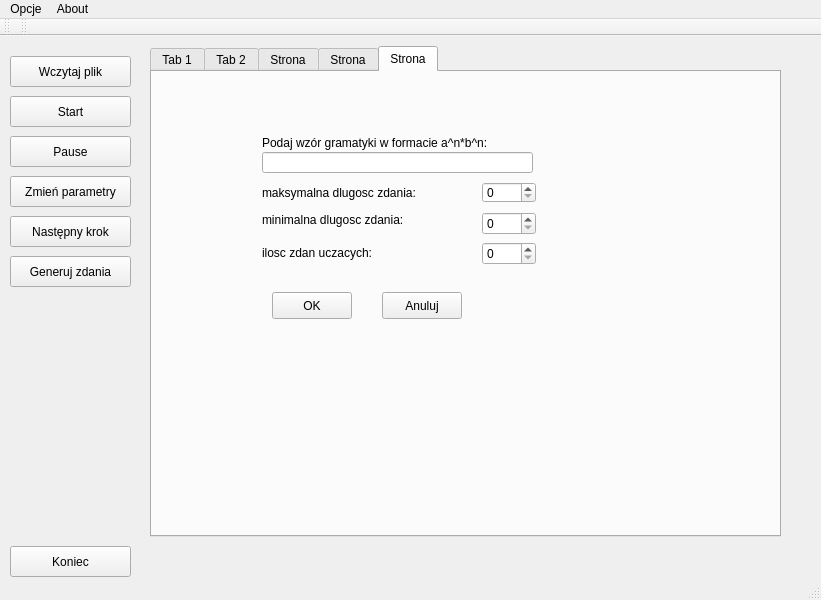
<ui version="4.0" >
 <class>GCS</class>
 <widget class="QMainWindow" name="GCS" >
  <property name="geometry" >
   <rect>
    <x>0</x>
    <y>0</y>
    <width>821</width>
    <height>600</height>
   </rect>
  </property>
  <property name="windowTitle" >
   <string>MainWindow</string>
  </property>
  <widget class="QWidget" name="centralwidget" >
   <widget class="QTabWidget" name="window_CYK" >
    <property name="geometry" >
     <rect>
      <x>150</x>
      <y>10</y>
      <width>631</width>
      <height>491</height>
     </rect>
    </property>
    <property name="currentIndex" >
     <number>4</number>
    </property>
    <widget class="QWidget" name="tab" >
     <attribute name="title" >
      <string>Tab 1</string>
     </attribute>
     <widget class="QTextBrowser" name="window_cyk" >
      <property name="geometry" >
       <rect>
        <x>0</x>
        <y>0</y>
        <width>631</width>
        <height>471</height>
       </rect>
      </property>
     </widget>
    </widget>
    <widget class="QWidget" name="tab_2" >
     <attribute name="title" >
      <string>Tab 2</string>
     </attribute>
     <widget class="QTextBrowser" name="window_grammar" >
      <property name="geometry" >
       <rect>
        <x>0</x>
        <y>0</y>
        <width>631</width>
        <height>471</height>
       </rect>
      </property>
     </widget>
    </widget>
    <widget class="QWidget" name="tab_3" >
     <attribute name="title" >
      <string>Strona</string>
     </attribute>
     <widget class="QTextBrowser" name="window_file" >
      <property name="geometry" >
       <rect>
        <x>0</x>
        <y>0</y>
        <width>631</width>
        <height>471</height>
       </rect>
      </property>
     </widget>
    </widget>
    <widget class="QWidget" name="tab_4" >
     <attribute name="title" >
      <string>Strona</string>
     </attribute>
     <widget class="QSpinBox" name="numberOfLoops" >
      <property name="geometry" >
       <rect>
        <x>70</x>
        <y>30</y>
        <width>42</width>
        <height>22</height>
       </rect>
      </property>
      <property name="maximum" >
       <number>10000</number>
      </property>
      <property name="value" >
       <number>1</number>
      </property>
     </widget>
     <widget class="QLabel" name="label" >
      <property name="geometry" >
       <rect>
        <x>10</x>
        <y>30</y>
        <width>61</width>
        <height>20</height>
       </rect>
      </property>
      <property name="text" >
       <string>Liczba pętli</string>
      </property>
     </widget>
     <widget class="QPushButton" name="propertiesAccept" >
      <property name="geometry" >
       <rect>
        <x>540</x>
        <y>430</y>
        <width>75</width>
        <height>23</height>
       </rect>
      </property>
      <property name="text" >
       <string>Akceptuj</string>
      </property>
     </widget>
     <widget class="QPushButton" name="propertiesCancel" >
      <property name="geometry" >
       <rect>
        <x>450</x>
        <y>430</y>
        <width>75</width>
        <height>23</height>
       </rect>
      </property>
      <property name="text" >
       <string>Anuluj</string>
      </property>
     </widget>
     <widget class="QLabel" name="label_2" >
      <property name="geometry" >
       <rect>
        <x>150</x>
        <y>30</y>
        <width>61</width>
        <height>20</height>
       </rect>
      </property>
      <property name="text" >
       <string>Pk</string>
      </property>
     </widget>
     <widget class="QLabel" name="label_3" >
      <property name="geometry" >
       <rect>
        <x>150</x>
        <y>50</y>
        <width>61</width>
        <height>20</height>
       </rect>
      </property>
      <property name="text" >
       <string>Pm</string>
      </property>
     </widget>
     <widget class="QLabel" name="label_4" >
      <property name="geometry" >
       <rect>
        <x>150</x>
        <y>70</y>
        <width>61</width>
        <height>20</height>
       </rect>
      </property>
      <property name="text" >
       <string>Pi</string>
      </property>
     </widget>
     <widget class="QLabel" name="label_5" >
      <property name="geometry" >
       <rect>
        <x>150</x>
        <y>90</y>
        <width>61</width>
        <height>20</height>
       </rect>
      </property>
      <property name="text" >
       <string>Pa</string>
      </property>
     </widget>
     <widget class="QDoubleSpinBox" name="Pk" >
      <property name="geometry" >
       <rect>
        <x>180</x>
        <y>30</y>
        <width>62</width>
        <height>22</height>
       </rect>
      </property>
      <property name="decimals" >
       <number>2</number>
      </property>
      <property name="maximum" >
       <double>1.000000000000000</double>
      </property>
      <property name="singleStep" >
       <double>0.010000000000000</double>
      </property>
      <property name="value" >
       <double>0.000000000000000</double>
      </property>
     </widget>
     <widget class="QDoubleSpinBox" name="Pm" >
      <property name="geometry" >
       <rect>
        <x>180</x>
        <y>50</y>
        <width>62</width>
        <height>22</height>
       </rect>
      </property>
      <property name="maximum" >
       <double>1.000000000000000</double>
      </property>
      <property name="singleStep" >
       <double>0.010000000000000</double>
      </property>
     </widget>
     <widget class="QDoubleSpinBox" name="Pi" >
      <property name="geometry" >
       <rect>
        <x>180</x>
        <y>70</y>
        <width>62</width>
        <height>22</height>
       </rect>
      </property>
      <property name="maximum" >
       <double>1.000000000000000</double>
      </property>
      <property name="singleStep" >
       <double>0.010000000000000</double>
      </property>
     </widget>
     <widget class="QDoubleSpinBox" name="Pa" >
      <property name="geometry" >
       <rect>
        <x>180</x>
        <y>90</y>
        <width>62</width>
        <height>22</height>
       </rect>
      </property>
      <property name="maximum" >
       <double>1.000000000000000</double>
      </property>
      <property name="singleStep" >
       <double>0.010000000000000</double>
      </property>
     </widget>
     <widget class="QLabel" name="label_6" >
      <property name="geometry" >
       <rect>
        <x>10</x>
        <y>10</y>
        <width>61</width>
        <height>20</height>
       </rect>
      </property>
      <property name="text" >
       <string>Ogólne:</string>
      </property>
     </widget>
     <widget class="QLabel" name="label_7" >
      <property name="geometry" >
       <rect>
        <x>130</x>
        <y>10</y>
        <width>111</width>
        <height>20</height>
       </rect>
      </property>
      <property name="text" >
       <string>Algorytm gentyczny:</string>
      </property>
     </widget>
     <widget class="QLabel" name="label_8" >
      <property name="geometry" >
       <rect>
        <x>270</x>
        <y>10</y>
        <width>111</width>
        <height>20</height>
       </rect>
      </property>
      <property name="text" >
       <string>Algorytm ścisku:</string>
      </property>
     </widget>
     <widget class="QLabel" name="label_9" >
      <property name="geometry" >
       <rect>
        <x>270</x>
        <y>30</y>
        <width>61</width>
        <height>20</height>
       </rect>
      </property>
      <property name="text" >
       <string>cf</string>
      </property>
     </widget>
     <widget class="QLabel" name="label_10" >
      <property name="geometry" >
       <rect>
        <x>270</x>
        <y>50</y>
        <width>61</width>
        <height>20</height>
       </rect>
      </property>
      <property name="text" >
       <string>cs</string>
      </property>
     </widget>
     <widget class="QLabel" name="label_11" >
      <property name="geometry" >
       <rect>
        <x>270</x>
        <y>70</y>
        <width>61</width>
        <height>20</height>
       </rect>
      </property>
      <property name="text" >
       <string>ba</string>
      </property>
     </widget>
     <widget class="QLabel" name="label_12" >
      <property name="geometry" >
       <rect>
        <x>270</x>
        <y>90</y>
        <width>61</width>
        <height>20</height>
       </rect>
      </property>
      <property name="text" >
       <string>raf</string>
      </property>
     </widget>
     <widget class="QSpinBox" name="cs" >
      <property name="geometry" >
       <rect>
        <x>300</x>
        <y>50</y>
        <width>42</width>
        <height>22</height>
       </rect>
      </property>
      <property name="minimum" >
       <number>1</number>
      </property>
      <property name="maximum" >
       <number>30</number>
      </property>
     </widget>
     <widget class="QSpinBox" name="cf" >
      <property name="geometry" >
       <rect>
        <x>300</x>
        <y>30</y>
        <width>42</width>
        <height>22</height>
       </rect>
      </property>
      <property name="minimum" >
       <number>1</number>
      </property>
      <property name="maximum" >
       <number>30</number>
      </property>
     </widget>
     <widget class="QSpinBox" name="ba" >
      <property name="geometry" >
       <rect>
        <x>300</x>
        <y>70</y>
        <width>42</width>
        <height>22</height>
       </rect>
      </property>
      <property name="maximum" >
       <number>15</number>
      </property>
     </widget>
     <widget class="QSpinBox" name="raf" >
      <property name="geometry" >
       <rect>
        <x>300</x>
        <y>90</y>
        <width>42</width>
        <height>22</height>
       </rect>
      </property>
      <property name="maximum" >
       <number>15</number>
      </property>
     </widget>
     <widget class="QLabel" name="label_13" >
      <property name="geometry" >
       <rect>
        <x>10</x>
        <y>150</y>
        <width>61</width>
        <height>20</height>
       </rect>
      </property>
      <property name="text" >
       <string>Pozostałe:</string>
      </property>
     </widget>
     <widget class="QLabel" name="label_14" >
      <property name="geometry" >
       <rect>
        <x>10</x>
        <y>170</y>
        <width>61</width>
        <height>20</height>
       </rect>
      </property>
      <property name="text" >
       <string>ts</string>
      </property>
     </widget>
     <widget class="QLabel" name="label_15" >
      <property name="geometry" >
       <rect>
        <x>10</x>
        <y>190</y>
        <width>61</width>
        <height>20</height>
       </rect>
      </property>
      <property name="text" >
       <string>np</string>
      </property>
     </widget>
     <widget class="QLabel" name="label_16" >
      <property name="geometry" >
       <rect>
        <x>10</x>
        <y>210</y>
        <width>61</width>
        <height>20</height>
       </rect>
      </property>
      <property name="text" >
       <string>nstart</string>
      </property>
     </widget>
     <widget class="QLabel" name="label_17" >
      <property name="geometry" >
       <rect>
        <x>10</x>
        <y>230</y>
        <width>61</width>
        <height>20</height>
       </rect>
      </property>
      <property name="text" >
       <string>nN</string>
      </property>
     </widget>
     <widget class="QLabel" name="label_18" >
      <property name="geometry" >
       <rect>
        <x>10</x>
        <y>250</y>
        <width>61</width>
        <height>20</height>
       </rect>
      </property>
      <property name="text" >
       <string>nT</string>
      </property>
     </widget>
     <widget class="QLabel" name="label_19" >
      <property name="geometry" >
       <rect>
        <x>10</x>
        <y>290</y>
        <width>61</width>
        <height>20</height>
       </rect>
      </property>
      <property name="text" >
       <string>nrun</string>
      </property>
     </widget>
     <widget class="QLabel" name="label_20" >
      <property name="geometry" >
       <rect>
        <x>10</x>
        <y>270</y>
        <width>61</width>
        <height>20</height>
       </rect>
      </property>
      <property name="text" >
       <string>nelit</string>
      </property>
     </widget>
     <widget class="QLabel" name="label_21" >
      <property name="geometry" >
       <rect>
        <x>10</x>
        <y>310</y>
        <width>61</width>
        <height>20</height>
       </rect>
      </property>
      <property name="text" >
       <string>nmax</string>
      </property>
     </widget>
     <widget class="QSpinBox" name="ts" >
      <property name="geometry" >
       <rect>
        <x>60</x>
        <y>170</y>
        <width>42</width>
        <height>22</height>
       </rect>
      </property>
      <property name="minimum" >
       <number>1</number>
      </property>
      <property name="maximum" >
       <number>30</number>
      </property>
     </widget>
     <widget class="QSpinBox" name="np" >
      <property name="geometry" >
       <rect>
        <x>60</x>
        <y>190</y>
        <width>42</width>
        <height>22</height>
       </rect>
      </property>
      <property name="minimum" >
       <number>1</number>
      </property>
     </widget>
     <widget class="QSpinBox" name="nstart" >
      <property name="geometry" >
       <rect>
        <x>60</x>
        <y>210</y>
        <width>42</width>
        <height>22</height>
       </rect>
      </property>
      <property name="minimum" >
       <number>1</number>
      </property>
     </widget>
     <widget class="QSpinBox" name="nN" >
      <property name="geometry" >
       <rect>
        <x>60</x>
        <y>230</y>
        <width>42</width>
        <height>22</height>
       </rect>
      </property>
      <property name="minimum" >
       <number>1</number>
      </property>
      <property name="maximum" >
       <number>30</number>
      </property>
     </widget>
     <widget class="QSpinBox" name="nelit" >
      <property name="geometry" >
       <rect>
        <x>60</x>
        <y>270</y>
        <width>42</width>
        <height>22</height>
       </rect>
      </property>
      <property name="minimum" >
       <number>1</number>
      </property>
     </widget>
     <widget class="QSpinBox" name="nT" >
      <property name="geometry" >
       <rect>
        <x>60</x>
        <y>250</y>
        <width>42</width>
        <height>22</height>
       </rect>
      </property>
      <property name="minimum" >
       <number>1</number>
      </property>
     </widget>
     <widget class="QSpinBox" name="nrun" >
      <property name="geometry" >
       <rect>
        <x>60</x>
        <y>290</y>
        <width>42</width>
        <height>22</height>
       </rect>
      </property>
      <property name="minimum" >
       <number>10</number>
      </property>
      <property name="maximum" >
       <number>50</number>
      </property>
     </widget>
     <widget class="QSpinBox" name="nmax" >
      <property name="geometry" >
       <rect>
        <x>60</x>
        <y>310</y>
        <width>42</width>
        <height>22</height>
       </rect>
      </property>
      <property name="minimum" >
       <number>1</number>
      </property>
      <property name="maximum" >
       <number>50000</number>
      </property>
     </widget>
     <widget class="QLabel" name="label_22" >
      <property name="geometry" >
       <rect>
        <x>160</x>
        <y>170</y>
        <width>61</width>
        <height>20</height>
       </rect>
      </property>
      <property name="text" >
       <string>wp</string>
      </property>
     </widget>
     <widget class="QLabel" name="label_23" >
      <property name="geometry" >
       <rect>
        <x>160</x>
        <y>190</y>
        <width>61</width>
        <height>20</height>
       </rect>
      </property>
      <property name="text" >
       <string>wn</string>
      </property>
     </widget>
     <widget class="QLabel" name="label_24" >
      <property name="geometry" >
       <rect>
        <x>160</x>
        <y>210</y>
        <width>61</width>
        <height>20</height>
       </rect>
      </property>
      <property name="text" >
       <string>wc</string>
      </property>
     </widget>
     <widget class="QLabel" name="label_25" >
      <property name="geometry" >
       <rect>
        <x>160</x>
        <y>230</y>
        <width>61</width>
        <height>20</height>
       </rect>
      </property>
      <property name="text" >
       <string>wf</string>
      </property>
     </widget>
     <widget class="QLabel" name="label_26" >
      <property name="geometry" >
       <rect>
        <x>160</x>
        <y>250</y>
        <width>61</width>
        <height>20</height>
       </rect>
      </property>
      <property name="text" >
       <string>f0</string>
      </property>
     </widget>
     <widget class="QSpinBox" name="wp" >
      <property name="geometry" >
       <rect>
        <x>180</x>
        <y>170</y>
        <width>42</width>
        <height>22</height>
       </rect>
      </property>
      <property name="minimum" >
       <number>1</number>
      </property>
      <property name="maximum" >
       <number>20</number>
      </property>
     </widget>
     <widget class="QSpinBox" name="wn" >
      <property name="geometry" >
       <rect>
        <x>180</x>
        <y>190</y>
        <width>42</width>
        <height>22</height>
       </rect>
      </property>
      <property name="minimum" >
       <number>1</number>
      </property>
      <property name="maximum" >
       <number>20</number>
      </property>
     </widget>
     <widget class="QSpinBox" name="wc" >
      <property name="geometry" >
       <rect>
        <x>180</x>
        <y>210</y>
        <width>42</width>
        <height>22</height>
       </rect>
      </property>
      <property name="minimum" >
       <number>1</number>
      </property>
      <property name="maximum" >
       <number>20</number>
      </property>
     </widget>
     <widget class="QSpinBox" name="wf" >
      <property name="geometry" >
       <rect>
        <x>180</x>
        <y>230</y>
        <width>42</width>
        <height>22</height>
       </rect>
      </property>
      <property name="minimum" >
       <number>1</number>
      </property>
      <property name="maximum" >
       <number>15</number>
      </property>
     </widget>
     <widget class="QSpinBox" name="f0" >
      <property name="geometry" >
       <rect>
        <x>180</x>
        <y>250</y>
        <width>42</width>
        <height>22</height>
       </rect>
      </property>
      <property name="maximum" >
       <number>10</number>
      </property>
     </widget>
    </widget>
    <widget class="QWidget" name="tab_5" >
     <attribute name="title" >
      <string>Strona</string>
     </attribute>
     <widget class="QLabel" name="label_27" >
      <property name="geometry" >
       <rect>
        <x>110</x>
        <y>60</y>
        <width>281</width>
        <height>21</height>
       </rect>
      </property>
      <property name="text" >
       <string>Podaj wzór gramatyki w formacie a^n*b^n:</string>
      </property>
     </widget>
     <widget class="QLabel" name="label_28" >
      <property name="geometry" >
       <rect>
        <x>110</x>
        <y>140</y>
        <width>181</width>
        <height>16</height>
       </rect>
      </property>
      <property name="text" >
       <string>minimalna dlugosc zdania:</string>
      </property>
     </widget>
     <widget class="QPushButton" name="button_ok" >
      <property name="geometry" >
       <rect>
        <x>120</x>
        <y>220</y>
        <width>80</width>
        <height>27</height>
       </rect>
      </property>
      <property name="text" >
       <string>OK</string>
      </property>
     </widget>
     <widget class="QLabel" name="label_29" >
      <property name="geometry" >
       <rect>
        <x>110</x>
        <y>170</y>
        <width>181</width>
        <height>21</height>
       </rect>
      </property>
      <property name="text" >
       <string>ilosc zdan uczacych:</string>
      </property>
     </widget>
     <widget class="QPushButton" name="button_anuluj" >
      <property name="geometry" >
       <rect>
        <x>230</x>
        <y>220</y>
        <width>80</width>
        <height>27</height>
       </rect>
      </property>
      <property name="text" >
       <string>Anuluj</string>
      </property>
     </widget>
     <widget class="QLineEdit" name="patter" >
      <property name="geometry" >
       <rect>
        <x>110</x>
        <y>80</y>
        <width>271</width>
        <height>21</height>
       </rect>
      </property>
     </widget>
     <widget class="QSpinBox" name="min_lenght" >
      <property name="geometry" >
       <rect>
        <x>330</x>
        <y>140</y>
        <width>54</width>
        <height>23</height>
       </rect>
      </property>
     </widget>
     <widget class="QSpinBox" name="max_lenght" >
      <property name="geometry" >
       <rect>
        <x>330</x>
        <y>110</y>
        <width>54</width>
        <height>21</height>
       </rect>
      </property>
     </widget>
     <widget class="QSpinBox" name="collection_size" >
      <property name="geometry" >
       <rect>
        <x>330</x>
        <y>170</y>
        <width>54</width>
        <height>23</height>
       </rect>
      </property>
     </widget>
     <widget class="QLabel" name="label_30" >
      <property name="geometry" >
       <rect>
        <x>110</x>
        <y>110</y>
        <width>181</width>
        <height>21</height>
       </rect>
      </property>
      <property name="text" >
       <string>maksymalna dlugosc zdania:</string>
      </property>
     </widget>
    </widget>
   </widget>
   <widget class="QPushButton" name="start_GLBS" >
    <property name="geometry" >
     <rect>
      <x>10</x>
      <y>60</y>
      <width>121</width>
      <height>31</height>
     </rect>
    </property>
    <property name="text" >
     <string>Start</string>
    </property>
   </widget>
   <widget class="QPushButton" name="Pause" >
    <property name="geometry" >
     <rect>
      <x>10</x>
      <y>100</y>
      <width>121</width>
      <height>31</height>
     </rect>
    </property>
    <property name="text" >
     <string>Pause</string>
    </property>
   </widget>
   <widget class="QPushButton" name="params" >
    <property name="geometry" >
     <rect>
      <x>10</x>
      <y>140</y>
      <width>121</width>
      <height>31</height>
     </rect>
    </property>
    <property name="text" >
     <string>Zmień parametry</string>
    </property>
   </widget>
   <widget class="QPushButton" name="open_file" >
    <property name="geometry" >
     <rect>
      <x>10</x>
      <y>20</y>
      <width>121</width>
      <height>31</height>
     </rect>
    </property>
    <property name="text" >
     <string>Wczytaj plik</string>
    </property>
   </widget>
   <widget class="QPushButton" name="Koniec" >
    <property name="geometry" >
     <rect>
      <x>10</x>
      <y>510</y>
      <width>121</width>
      <height>31</height>
     </rect>
    </property>
    <property name="text" >
     <string>Koniec</string>
    </property>
   </widget>
   <widget class="QPushButton" name="change_word" >
    <property name="geometry" >
     <rect>
      <x>10</x>
      <y>180</y>
      <width>121</width>
      <height>31</height>
     </rect>
    </property>
    <property name="text" >
     <string>Następny krok</string>
    </property>
   </widget>
   <widget class="QPushButton" name="create_test" >
    <property name="geometry" >
     <rect>
      <x>10</x>
      <y>220</y>
      <width>121</width>
      <height>31</height>
     </rect>
    </property>
    <property name="text" >
     <string>Generuj zdania</string>
    </property>
   </widget>
  </widget>
  <widget class="QMenuBar" name="menubar" >
   <property name="geometry" >
    <rect>
     <x>0</x>
     <y>0</y>
     <width>821</width>
     <height>22</height>
    </rect>
   </property>
   <widget class="QMenu" name="menuOpcje" >
    <property name="title" >
     <string>Opcje</string>
    </property>
    <addaction name="actionWczytaj_Dane" />
   </widget>
   <widget class="QMenu" name="menuAbout" >
    <property name="title" >
     <string>About</string>
    </property>
   </widget>
   <addaction name="menuOpcje" />
   <addaction name="menuAbout" />
  </widget>
  <widget class="QStatusBar" name="statusbar" />
  <widget class="QToolBar" name="toolBar" >
   <property name="windowTitle" >
    <string>toolBar</string>
   </property>
   <attribute name="toolBarArea" >
    <enum>TopToolBarArea</enum>
   </attribute>
   <attribute name="toolBarBreak" >
    <bool>false</bool>
   </attribute>
  </widget>
  <widget class="QToolBar" name="toolBar_2" >
   <property name="windowTitle" >
    <string>toolBar_2</string>
   </property>
   <attribute name="toolBarArea" >
    <enum>TopToolBarArea</enum>
   </attribute>
   <attribute name="toolBarBreak" >
    <bool>false</bool>
   </attribute>
  </widget>
  <action name="actionWczytaj_Dane" >
   <property name="text" >
    <string>Wczytaj Dane</string>
   </property>
  </action>
 </widget>
 <resources/>
 <connections>
  <connection>
   <sender>Koniec</sender>
   <signal>clicked()</signal>
   <receiver>GCS</receiver>
   <slot>close()</slot>
   <hints>
    <hint type="sourcelabel" >
     <x>66</x>
     <y>550</y>
    </hint>
    <hint type="destinationlabel" >
     <x>174</x>
     <y>547</y>
    </hint>
   </hints>
  </connection>
 </connections>
</ui>
